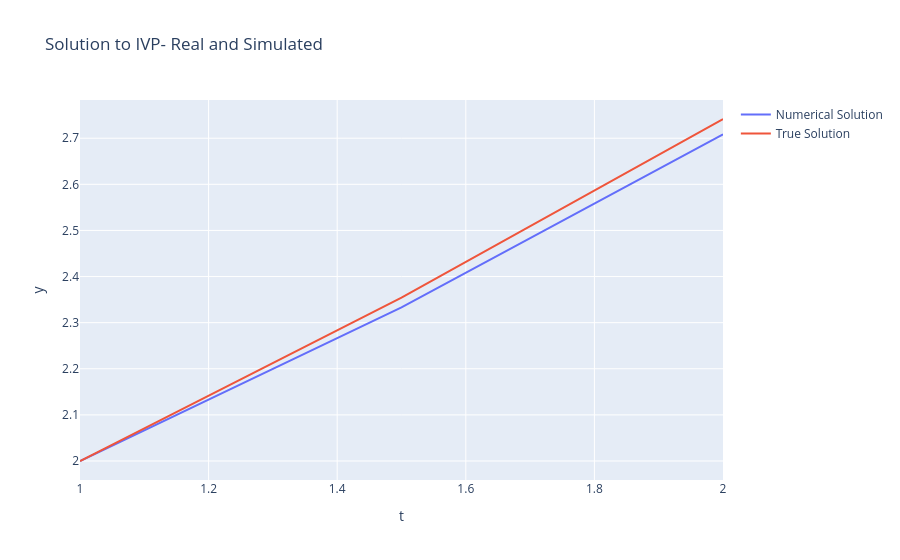
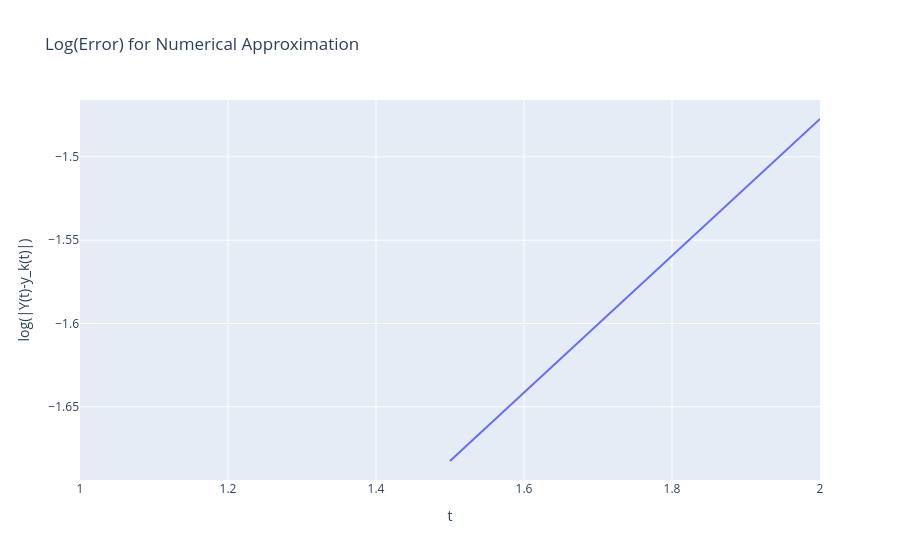

Source (notebook cell) for these figures, in order:
### Markdown cell above
#### Problem 1
##### Forward Euler integration

### Code cell
import numpy as np
import plotly.graph_objects as go 
from functions import forward_euler

# Forward Euler Function
def f(t,y):
    yp = (1+t)/(1+y)
    return yp

def f_truth(t):
    """  
    True solution to compare with integrated solution
    """
    return np.sqrt(t**2 + 2*t + 6) - 1

# Integration Paramters
t0 = 1
dt = 0.5
tf = 2
y0 = 2

# Solving Equation
t_vec,y_vec = forward_euler(f,t0,y0,tf,dt)
truth = f_truth(t_vec)

# Plotting
fig = go.Figure()
numerical_solution = go.Scatter(x=t_vec,y=y_vec,mode='lines',name='Numerical Solution')
true_solution = go.Scatter(x=t_vec,y=truth,mode='lines',name='True Solution')
fig.add_trace(numerical_solution)
fig.add_trace(true_solution)
fig.update_layout(title='Solution to IVP- Real and Simulated',xaxis_title='t',yaxis_title='y')
fig.show()

# Error Analysis
error = y_vec - truth
log_error = [np.log10(np.abs(err)) for err in error]

fig = go.Figure()
error_trace = go.Scatter(x=t_vec,y=log_error,mode='lines',name='Log(Error)')
fig.add_trace(error_trace)
fig.update_layout(title='Log(Error) for Numerical Approximation',xaxis_title='t',yaxis_title='log(|Y(t)-y_k(t)|)')
fig.show()

print(f'Error at t=tf = {error[-1]}')

### Figure 1 — Plotly figure (JSON) as saved in the notebook; plotly's stock layout.template omitted (floating-point values rounded to 4 significant figures)
{"data": [{"mode": "lines", "name": "Numerical Solution", "type": "scatter", "x": [1.0, 1.5, 2.0], "y": [2, 2.333, 2.708]}, {"mode": "lines", "name": "True Solution", "type": "scatter", "x": [1.0, 1.5, 2.0], "y": [2.0, 2.354, 2.742]}], "layout": {"title": {"text": "Solution to IVP- Real and Simulated"}, "xaxis": {"title": {"text": "t"}}, "yaxis": {"title": {"text": "y"}}}}

### Figure 2 — Plotly figure (JSON) as saved in the notebook; plotly's stock layout.template omitted (floating-point values rounded to 4 significant figures)
{"data": [{"mode": "lines", "name": "Log(Error)", "type": "scatter", "x": [1.0, 1.5, 2.0], "y": [null, -1.683, -1.477]}], "layout": {"title": {"text": "Log(Error) for Numerical Approximation"}, "xaxis": {"title": {"text": "t"}}, "yaxis": {"title": {"text": "log(|Y(t)-y_k(t)|)"}}}}
